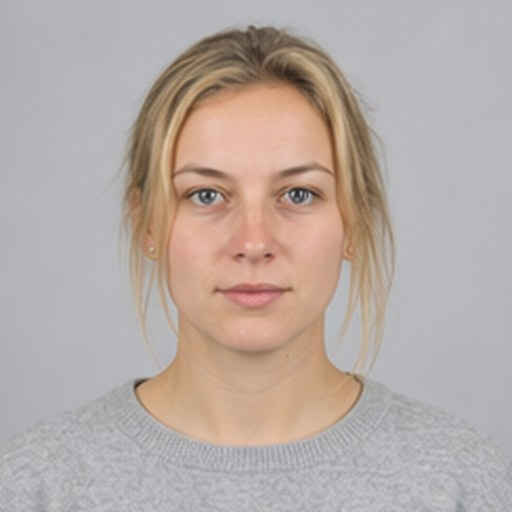
#> input picture sim/data/portraits/portrait-01.jpg, 512 x 512 px
$ python -i photos.py   (imports and definitions only)
#> lines starting #> are read from the running program, lines starting #| are printed output that depends on the picture
#> in make_portrait, raw is the input picture: PIL image 512x512 RGB; mean R, G, B 182.6, 170.3, 165.2
"""Portrait normalisation: arbitrary phone resolution in, uniform circle out (spec 10.2).

Der Ausschnitt folgt dem Gesicht, wenn eines gefunden wird, und schneidet sonst
mittig wie zuvor (Birk, 2026-09-01: „Was ist mit dem face tracking um den
Ausschnitt vom portrait richtig zu wählen?").
"""

from __future__ import annotations

import logging
import math
from pathlib import Path

from PIL import Image, ImageChops, ImageOps

log = logging.getLogger(__name__)

# Faces sit above the vertical centre in booth portraits.
#
# Zwei getrennte Werte, seit der Ausschnitt dem Gesicht folgt (Birk, 2026-09-01):
#
# GESICHTS_BIAS gilt, wenn ein Gesicht erkannt wurde. 0.46 heißt: über dem Kopf
# bleibt etwa ein Fünftel der Bildhöhe frei, unter dem Kinn knapp ein Drittel.
# Birks Vorgabe war „ein bisschen mehr Haare, ein bisschen weniger Hals, nicht
# viel" — gemessen an seinem eigenen Foto liegt der Kopf damit bei 21 % Luft
# oben statt 17 % (0.42) und ohne in Richtung „zu viel Decke" zu kippen (ab
# etwa 0.58).
#
# VERTICAL_BIAS gilt weiter für den Rückfall ohne Erkennung. Der Wert bleibt
# bei 0.35, weil dort die Bildmitte und nicht der Kopf der Bezugspunkt ist —
# ihn mitzuziehen würde jedes Portrait ohne erkanntes Gesicht verschieben,
# ohne dass jemand danach gefragt hat.
VERTICAL_BIAS = 0.35
GESICHTS_BIAS = 0.46

# Wie groß ist der Ausschnitt, gemessen an der Breite des erkannten Gesichts?
#
# Das war der eigentliche Fund hinter Birks „der Ausschnitt ist zu tief": Die
# Position war es gar nicht. Der Ausschnitt nahm die volle Bildbreite, und
# damit füllte das Gesicht nur 20 % der Kreisfläche — 45 % der Fläche lag
# unter dem Kinn. Den Ausschnitt zu verschieben ändert daran fast nichts, weil
# er schlicht zu groß ist.
#
# 2.0 bedeutet: der Ausschnitt ist doppelt so breit wie das Gesicht, das
# Gesicht füllt also 50 % der Breite. Das ist der übliche Bereich für ein
# Porträt (45–60 %); vorher waren es 40 %.
GESICHTS_ZOOM = 2.0

# Wieviel Hochrechnung ist erlaubt, bevor der Ausschnitt aufgeweitet wird?
#
# ERSTE FASSUNG (2026-09-01 mittags) war eine harte Untergrenze von 512 px:
# nie hochrechnen. Das war zu grob und hat Birk denselben Tag noch am Material
# gestoert -- an einem Foto mit drei Personen: „waren alle drei Gesichter drauf,
# nicht auf das zentrale Gesicht gezoomed". Gemessen: Gesicht 201 px,
# Wunschausschnitt 402 px, aufgeweitet auf 512 -> nur noch 79 % Zoom, obwohl
# die Hochrechnung bloss 1,27x betragen haette. Die Regel behandelte 1,27x
# genauso wie den echten Schadensfall 4,2x.
#
# Richtig ist eine Grenze fuer die HOCHRECHNUNG, nicht fuer die Ausschnittgroesse:
# bis MAX_HOCHRECHNUNG wird gezoomt wie gewuenscht, erst darueber aufgeweitet.
#
# 1.3 ist gemessen, nicht gesetzt (`scripts/kompromiss-zoom-schaerfe.py`,
# 7 Fotos, Schaerfe am FERTIGEN Portrait):
#
#   Foto (Gesicht)   | Grenze 512 (alt)      | Faktor 1.3 (jetzt)
#   -----------------|-----------------------|--------------------
#   app363 (201 px)  | Zoom  79 %, Sch. 158  | Zoom 100 %, Sch.  52
#   app893 ( 71 px)  | Zoom  28 %, Sch. 743  | Zoom  36 %, Sch.  93
#   app849 ( 61 px)  | Zoom  24 %, Sch. 229  | Zoom  31 %, Sch. 107
#   ohne jede Grenze: app849 faellt auf Schaerfe 3,1 -- der urspruengliche Matsch.
#
# 1.3 haelt jedes Portrait ueber der Matschschwelle (~50) und gibt Birk den
# Zoom zurueck. Der einzige Ausreisser darunter (app043, 13) ist ein
# VERWACKELTES Foto -- Quellschaerfe 129 gegen 430 bei einem scharfen Bild
# derselben Serie. Das ist kein Zuschnittproblem und mit keinem Faktor heilbar.
MAX_HOCHRECHNUNG = 1.3


def soft_disc_mask(size: int, inner: float = 0.72, gamma: float = 1.6) -> Image.Image:
    """Alpha-Maske: voll deckend bis inner*r, dann glatt auf 0 am Rand.

    Birks Wunsch vom 2026-08-30 („mit 'nem kleinen Feather-Fadeout an der
    Seite"). Der weiche Rand MUSS aus dem PNG kommen: Cytoscape hat keine
    Eigenschaft, die eine Knotenkante ausblendet — kein Blur, kein Schatten,
    keine Maske. Headless nachgemessen läuft der Helligkeitsverlauf am Rand
    danach 48 → 29 → 24 aus statt hart 136 → 26.

    inner  Ab welchem Radiusanteil das Ausblenden beginnt. 0.72 lässt das
           Gesicht unangetastet und nimmt nur den Rand weg. Kleiner = weicher,
           aber unter ~0.6 franst das Portrait sichtbar aus.
    gamma  Krümmung des Verlaufs. >1 hält das Bild länger deckend und lässt es
           dann schneller weg — das sieht auf Schwarz sauberer aus als ein
           linearer Abfall, der einen grauen Saum stehen lässt.

    Der Doppelauflösungs-Trick der alten Maske (size*4 + LANCZOS) entfällt: Er
    existierte nur, um die harte Ellipsenkante zu glätten. Ein Verlauf braucht
    kein Antialiasing.
    """
    mask = Image.new("L", (size, size), 0)
    px = mask.load()
    centre = (size - 1) / 2.0
    radius = size / 2.0
    r_inner = inner * radius

    for y in range(size):
        dy = y - centre
        for x in range(size):
            d = math.hypot(x - centre, dy)
            if d <= r_inner:
                alpha = 255
            elif d >= radius:
                alpha = 0
            else:
                t = (radius - d) / (radius - r_inner)
                alpha = int(round(255 * (t**gamma)))
            px[x, y] = alpha
    return mask


#: Der Goldton des Rings — identisch mit `--ring-color` in theme-f.css. Er
#: steht hier ein zweites Mal, weil das PNG erzeugt wird, lange bevor ein
#: Stylesheet existiert; ändert jemand die Palette, muss er beide anfassen.
RING_RGB = (201, 162, 39)


def ring_glow(size: int, inner: float = 0.45, gamma: float = 1.6) -> Image.Image:
    """Das GEWICHT des Rings im Verlauf des Portraits (Graustufenmaske).

    Gibt bewusst eine Maske zurueck und kein eingefaerbtes Bild: Die zweite
    Fassung malte hier abgedunkeltes Gold und benutzte dasselbe Bild als
    Ueberblendgewicht — dadurch wurde der Ring doppelt gedaempft und kam als
    dunkler Graustich an (gemessen 106,96,66 statt 201,162,39).

    Birk, 2026-08-30: „Der Ring um die Porträts ist viel zu schwach und viel
    zu breit. Der Fadeout von den Porträts soll in ein Fade-in von dem Ring
    gehen. Der Ring soll gar nicht außerhalb um die Porträts liegen, sondern
    den Fade-Übergang der Porträts darstellen."

    Genau dort, wo das Bild ausblendet, blendet der Goldton ein — beides in
    derselben Zone zwischen `inner*r` und `r`, nicht nacheinander. Ein
    Cytoscape-`border` kann das prinzipiell nicht: Er ist eine Linie AUF der
    Knotenkante, hat eine Breite und zwei harte Ränder, und er läge außerhalb
    genau des Verlaufs, den er ersetzen soll. Deshalb wird der Ring hier ins
    RGB des PNG gemalt und die Alpha-Maske darüber gelegt.

    MONOTON STEIGEND, keine Glocke (Birk, 2026-08-30, am Bild): „Der Fade-out
    soll einfach von hundert Prozent Porträt den Verlauf in hundert Prozent
    Gold machen." Und ausdrücklich: dahinter kein Ring mehr.

    Alle früheren Fassungen waren Glockenkurven mit einer Spitze irgendwo in
    der Zone — dadurch entstand genau das, was er wegwollte: erst das Bild,
    dann eine dunkle Lücke, dann ein separat wirkender Ring. Am gelieferten
    Bild nachgemessen fiel das Profil zwischen d=36 und d=48 auf (48,27,6) ab,
    bevor bei d=54 das Gold kam.

    Jetzt steigt das Gewicht stetig von 0 (innen, volles Portrait) auf 255
    (außen, volles Gold) und bleibt dort. Es gibt keine Stelle mehr, an der
    der Goldanteil wieder abnimmt, also auch keine Lücke und keinen zweiten
    Ring. Das Ausblenden übernimmt allein die Alpha-Maske.

    Der Exponent 0.8 macht den Verlauf leicht vorderlastig: Gold ist früh
    erkennbar, solange die Scheibe noch gut deckt — sichtbar ist Farbe MAL
    Deckkraft, und das Alpha fällt zum Rand hin ohnehin.
    """
    glow = Image.new("L", (size, size), 0)
    px = glow.load()
    centre = (size - 1) / 2.0
    radius = size / 2.0
    r_inner = inner * radius

    for y in range(size):
        dy = y - centre
        for x in range(size):
            d = math.hypot(x - centre, dy)
            if d <= r_inner or d >= radius:
                continue
            t = (d - r_inner) / (radius - r_inner)  # 0 innen … 1 außen
            # Voll bei t = 0.6 statt erst ganz aussen: Dort deckt die Scheibe
            # noch (Alpha ~200), und sichtbar ist Farbe MAL Deckkraft. Waere
            # das Gold erst bei t = 1 voll, faende es nur noch Alpha 0 vor.
            px[x, y] = int(round(255 * min(1.0, (t / 0.6) ** 0.9)))
    return glow


def _gesicht_finden(image: Image.Image) -> tuple[int, int, int, int] | None:
    """Das Gesicht im Bild, als (x, y, breite, hoehe) — oder None.

    OpenCVs Haar-Kaskade, und zwar OPTIONAL: `cv2` ist keine Abhängigkeit
    dieses Projekts. Fehlt es, gibt diese Funktion None zurück und der
    Ausschnitt bleibt exakt der mittige von vorher. Das ist bewusst so
    herum gebaut:

    - Die Station läuft auf einem Windows-Rechner ohne GPU und soll
      offlinefähig bleiben. `opencv-python-headless` sind ~50 MB plus numpy,
      und dieses Paket am Ausstellungstag nachzuinstallieren ist ein Eingriff
      in eine laufende Anlage — nicht die Sorte Änderung, die man zwischen
      zwei Interviews macht.
    - Der Handoff verlangt ausdrücklich, die Erkenner NICHT ohne Messung an
      echten Booth-Fotos gegeneinander zu entscheiden (Haar-Kaskade gegen
      `face_recognition`/dlib). Solche Fotos lagen hier nicht vor — sie
      liegen auf dem Ausstellungsrechner, der beim Bau nicht erreichbar war.

    Deshalb ist der Weg gebaut und abgeschaltbar, aber die Wahl des Erkenners
    ist NICHT getroffen: Ist `cv2` installiert, wird die Kaskade benutzt;
    ist sie es nicht, ändert sich am heutigen Verhalten nichts. Wer den
    Vergleich nachholt, tauscht genau diese Funktion.

    Bei mehreren Gesichtern gewinnt das GRÖSSTE. Am Booth steht die befragte
    Person vorn und der Interviewer weiter hinten, also ist das größte
    Gesicht das gemeinte. Das ist eine ästhetische Setzung, die der Handoff
    als solche markiert — sie steht hier an einer Stelle, an der man sie
    ändern kann, statt verteilt in der Zuschnittlogik.
    """
    try:
        import cv2  # noqa: PLC0415 — optional, siehe Docstring
        import numpy as np  # noqa: PLC0415
    except ImportError:
        return None

    try:
        # OpenCV 5 hat `CascadeClassifier` UND die mitgelieferten
        # Kaskadendateien entfernt (gemessen 2026-09-01 an 5.0.0:
        # `cv2.CascadeClassifier` existiert nicht mehr, `cv2/data/` enthält
        # nur noch `__init__.py`). Die erste Fassung dieser Funktion rief
        # genau das auf — auf einer 5er-Installation wäre sie stillschweigend
        # in den except-Zweig gelaufen und hätte IMMER mittig geschnitten,
        # ohne dass jemand einen Fehler gesehen hätte. Genau die Sorte
        # Änderung, die „gebaut, plausibel, wirkungslos" aussieht.
        #
        # Deshalb wird geprüft, was die installierte Fassung wirklich kann,
        # statt es anzunehmen.
        if not hasattr(cv2, "CascadeClassifier"):
            log.warning(
                "OpenCV %s kennt keine Haar-Kaskade mehr (ab 5.0 entfernt) — "
                "mittiger Schnitt. Für die Gesichtserkennung "
                "'opencv-python-headless<5' installieren.",
                getattr(cv2, "__version__", "?"),
            )
            return None

        kaskade_datei = cv2.data.haarcascades + "haarcascade_frontalface_default.xml"
        if not Path(kaskade_datei).exists():
            log.warning("Kaskadendatei fehlt (%s) — mittiger Schnitt", kaskade_datei)
            return None

        grau = np.array(image.convert("L"))
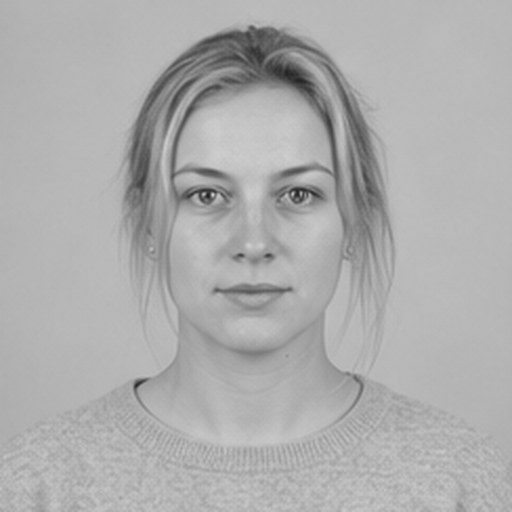
#> grau: shape (512, 512); min 27, max 210, mean 173.4
        kaskade = cv2.CascadeClassifier(kaskade_datei)
        if kaskade.empty():
            return None
        # minSize relativ zur Bildbreite: ein Booth-Foto vom Handy ist mal
        # 1280 und mal 4032 Pixel breit, ein fester Pixelwert wäre auf dem
        # einen blind und auf dem anderen voller Fehltreffer.
        mindest = max(30, int(min(image.size) * 0.08))
        treffer = kaskade.detectMultiScale(
            grau, scaleFactor=1.1, minNeighbors=5, minSize=(mindest, mindest)
        )
#> treffer = [[128, 99, 250, 250]]
        if len(treffer) == 0:
            return None
        x, y, w, h = max(treffer, key=lambda t: int(t[2]) * int(t[3]))
#> x = 128; y = 99; w = 250; h = 250
        return int(x), int(y), int(w), int(h)
    except Exception as exc:  # eine Erkennung darf die Station nie anhalten
        log.warning("Gesichtserkennung fehlgeschlagen, mittiger Schnitt (%s)", exc)
        return None


def make_portrait(src: Path, dest: Path, size: int = 512) -> Path:
    dest = Path(dest)
    dest.parent.mkdir(parents=True, exist_ok=True)

    with Image.open(src) as raw:
        image = ImageOps.exif_transpose(raw).convert("RGB")
        square = _square_crop(image)
        square = square.resize((size, size), Image.LANCZOS)

    # Der Ring wird ÜBERBLENDET, nicht addiert. Erste Fassung addierte ihn,
    # damit er das ausblendende Bild „aufhellt" — nachgemessen kam davon nichts
    # an: Auf einem hellen Portrait (RGB um 185) verschwindet ein addierter
    # Goldton im Bildinhalt, gemessen (184,176,157), also Grau statt Gold.
    # Eine gewichtete Überblendung setzt den Ton dort durch, wo die Kurve ihn
    # will, unabhängig davon was im Bild liegt — und bleibt trotzdem weich,
    # weil das Gewicht selbst der weiche Verlauf ist.
    square = Image.composite(
        Image.new("RGB", (size, size), RING_RGB), square, ring_glow(size)
    )

    out = Image.new("RGBA", (size, size), (0, 0, 0, 0))
    out.paste(square, (0, 0), soft_disc_mask(size))
    out.save(dest, format="PNG")
    return dest


def _square_crop(image: Image.Image) -> Image.Image:
    """Der quadratische Ausschnitt — am Gesicht, sonst mittig.

    Bis 2026-09-01 schnitt diese Funktion immer mittig und wusste nichts
    davon, wo im Bild ein Mensch steht. Wer sich seitlich hinstellte, wurde
    angeschnitten (Birks Punkt 1 im Handoff).

    Der mittige Schnitt ist ausdrücklich KEIN Fehlerfall, sondern der
    Rückfallweg: kein Gesicht gefunden, `cv2` nicht installiert, Erkennung
    unsicher — dann gilt wieder, was vorher galt.

    Seit 2026-09-01 unterscheiden sich die beiden Wege auch in der GRÖSSE des
    Ausschnitts: mit erkanntem Gesicht wird er am Gesicht bemessen
    (`GESICHTS_ZOOM`), ohne bleibt es beim größtmöglichen Quadrat. Deshalb
    steht `side` in beiden Zweigen getrennt und nicht mehr davor.
    """
    width, height = image.size

    gesicht = _gesicht_finden(image)
#> gesicht = (128, 99, 250, 250)
    if gesicht is not None:
        gx, gy, gw, gh = gesicht
#> gx = 128; gy = 99; gw = 250; gh = 250
        # Der Ausschnitt wird AM GESICHT bemessen, nicht an der Bildbreite.
        # Vorher nahm er immer `min(breite, hoehe)` — bei einem Handyfoto also
        # die volle Breite. Gemessen an Birks Foto füllte das Gesicht damit nur
        # 20 % der Kreisfläche und 45 % lagen unter dem Kinn; „zu tief" war in
        # Wahrheit „zu weit weg". Der Ausschnitt kann nie größer werden als das
        # Bild — steht jemand weit weg, greift `min(...)` und es bleibt beim
        # bisherigen Verhalten, statt einen Rand zu erfinden.
        side = min(int(round(gw * GESICHTS_ZOOM)), width, height)
#> side = 500

        # Aufweiten nur, wenn sonst ZU STARK hochgerechnet wuerde. `_square_crop`
        # kennt die spaetere Zielgroesse nicht (make_portrait entscheidet sie),
        # deshalb wird hier gegen die uebliche Portraitgroesse gerechnet -- die
        # Zahl steckt ohnehin schon in MAX_HOCHRECHNUNG.
        #
        # Wichtig: NICHT auf 512 aufweiten, sondern nur so weit, dass die
        # Hochrechnung unter die Grenze faellt. Genau das war der Fehler der
        # ersten Fassung -- sie nahm jedem knappen Fall den Zoom weg.
        mindest = int(round(512 / MAX_HOCHRECHNUNG))
        side = min(max(side, mindest), width, height)

        # 🔴 LIEBER ENGER ALS VERSCHOBEN (Birk, 2026-09-02: „das letzte Foto
        # ist nicht so richtig auf mein Gesicht sortiert").
        #
        # Steht jemand weit am Bildrand, laeuft ein zentrierter Ausschnitt in
        # voller Groesse ueber die Kante. Bis hierher wurde er dann
        # ZURUECKGESCHOBEN — gemessen an p7 (1200x1600, Gesicht 480x480 bei
        # x=614): Der Ausschnitt haette bei x=374 beginnen muessen, 374+960
        # liegt aber 134 px hinter dem rechten Rand, und das Gesicht landete
        # waagerecht bei 64 % statt 50 %.
        #
        # In einer runden Scheibe faellt das auf: ein Gesicht ausserhalb der
        # Kreismitte sieht nicht nach Ausschnitt aus, sondern nach Fehler.
        # Also wird der Ausschnitt stattdessen KLEINER, bis er zentriert
        # hineinpasst — enger heisst hier nicht schlechter, sondern naeher
        # dran. Das Verschieben unten bleibt als letzte Rettung stehen, fuer
        # den Fall, dass auch das nicht mehr reicht (naechster Absatz).
        mitte_x = gx + gw / 2
#> mitte_x = 253
        mitte_y = gy + gh / 2
#> mitte_y = 224
        # Wieviel Platz hat die Gesichtsmitte nach beiden Seiten? Der kleinere
        # Abstand bestimmt, wie gross ein zentrierter Ausschnitt sein darf.
        platz_waagerecht = 2 * min(mitte_x, width - mitte_x)
#> platz_waagerecht = 506
        # Senkrecht sitzt die Mitte nicht mittig, sondern bei GESICHTS_BIAS —
        # oben bleibt weniger Luft als unten, also gelten zwei Schranken.
        platz_oben = mitte_y / GESICHTS_BIAS if GESICHTS_BIAS else float("inf")
#> platz_oben = 487
        platz_unten = (height - mitte_y) / (1 - GESICHTS_BIAS)
#> platz_unten = 533.3
        passend = min(platz_waagerecht, platz_oben, platz_unten)
#> passend = 487
        # `mindest` ist die Untergrenze gegen zu starkes Hochrechnen und wiegt
        # schwerer: lieber ein leicht verschobenes Gesicht als ein Portrait,
        # das zu Brei hochgerechnet wird.
        side = int(min(side, max(passend, mindest)))
#> side = 486

        # Waagerecht auf die Gesichtsmitte.
        left = int(round(gx + gw / 2 - side / 2))
#> left = 10
        # Senkrecht so, dass der Kopf dort landet, wo GESICHTS_BIAS ihn haben
        # will: über dem Kopf ein knappes Fünftel Luft, darunter Hals und
        # Schultern. Auf die Gesichtsmitte zentriert säße der Kopf zu tief.
        top = int(round(gy + gh / 2 - side * GESICHTS_BIAS))
#> top = 0
        # In die Bildgrenzen schieben, statt zu beschneiden: ein Ausschnitt,
        # der über den Rand ragt, gäbe sonst einen schwarzen Balken im Kreis.
        # Verschieben verliert Zentrierung, ein Balken verliert das Bild.
        left = max(0, min(left, width - side))
        top = max(0, min(top, height - side))
        return image.crop((left, top, left + side, top + side))
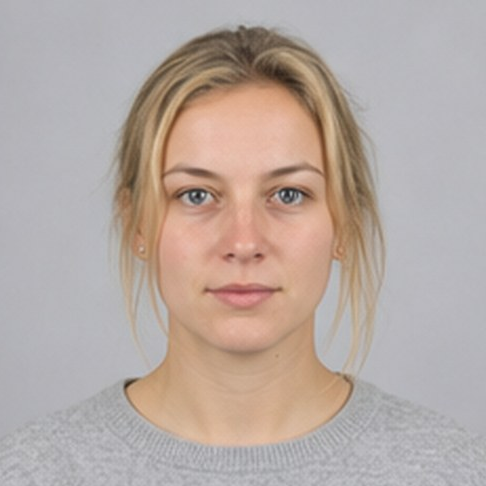
#> returned value: PIL image 486x486 RGB; mean R, G, B 182.9, 169.3, 163.1

    side = min(width, height)

    left = (width - side) // 2
    if height > side:
        top = int((height - side) * VERTICAL_BIAS)
    else:
        top = 0
    return image.crop((left, top, left + side, top + side))

>>> result = make_portrait('../sim/data/portraits/portrait-01.jpg', 'out.png')
#> in make_portrait, `square = Image.composite( Image.new("RGB", (size, size), RING_RGB), sq..`:
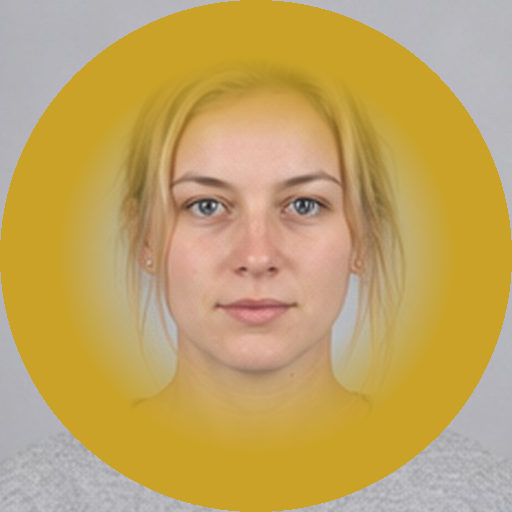
#> square: PIL image 512x512 RGB; mean R, G, B 193.7, 164.6, 99.7
#> in make_portrait, `out.paste(square, (0, 0), soft_disc_mask(size))`:
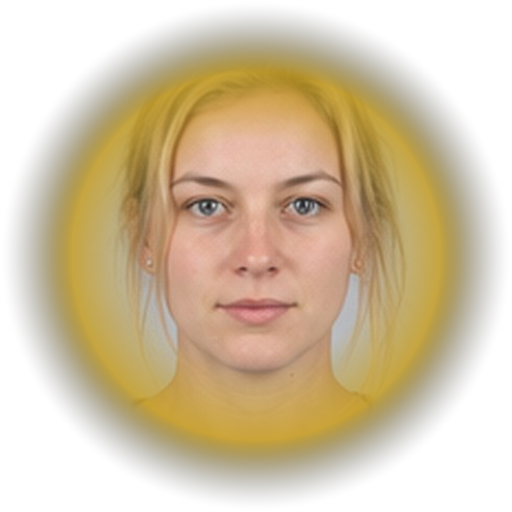
#> out: PIL image 512x512 RGBA; mean R, G, B, A 106, 86.6, 50.4, 138.2; transparent parts drawn white

$ run again, on sim/data/portraits/portrait-02.jpg
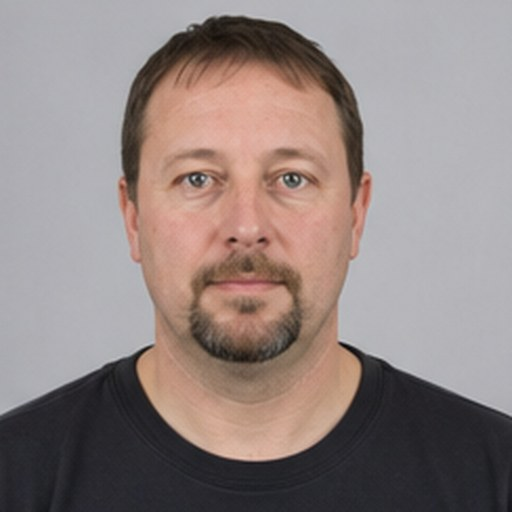
#> input picture sim/data/portraits/portrait-02.jpg, 512 x 512 px
#> in make_portrait, raw is the input picture: PIL image 512x512 RGB; mean R, G, B 146, 132.6, 130.1
#> in _gesicht_finden, `grau = np.array(image.convert("L"))`:
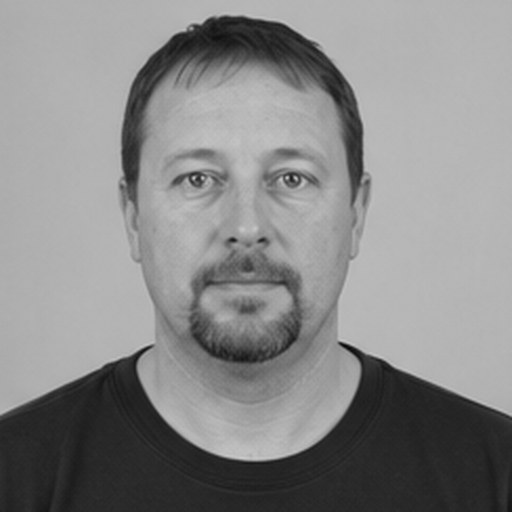
#> grau: shape (512, 512); min 5, max 204, mean 136.3
#> treffer = [[111, 70, 273, 273]]
#> x = 111; y = 70; w = 273
#> gesicht = (111, 70, 273, 273)
#> gx = 111; gy = 70; gw = 273
#> in _square_crop, `side = min(int(round(gw * GESICHTS_ZOOM)), width, height)`: side = 512
#> mitte_x = 247.5
#> mitte_y = 206.5
#> platz_waagerecht = 495
#> platz_oben = 448.9
#> platz_unten = 565.7
#> passend = 448.9
#> in _square_crop, `side = int(min(side, max(passend, mindest)))`: side = 448
#> left = 24
#> top = 0
#> glow: PIL image 512x512 L; every value is 0
#> in make_portrait, `out.paste(square, (0, 0), soft_disc_mask(size))`:
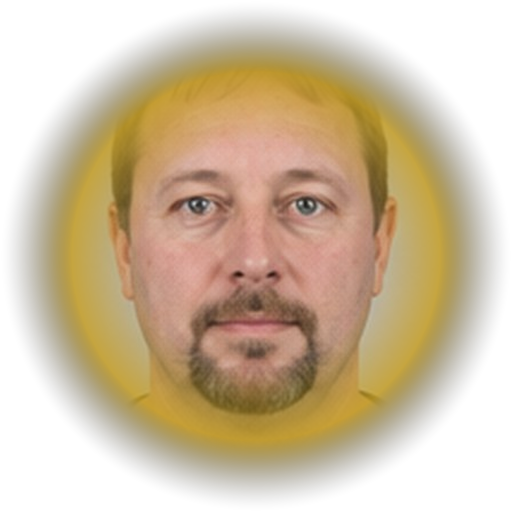
#> out: PIL image 512x512 RGBA; mean R, G, B, A 102.2, 81.5, 46.9, 138.2; transparent parts drawn white
